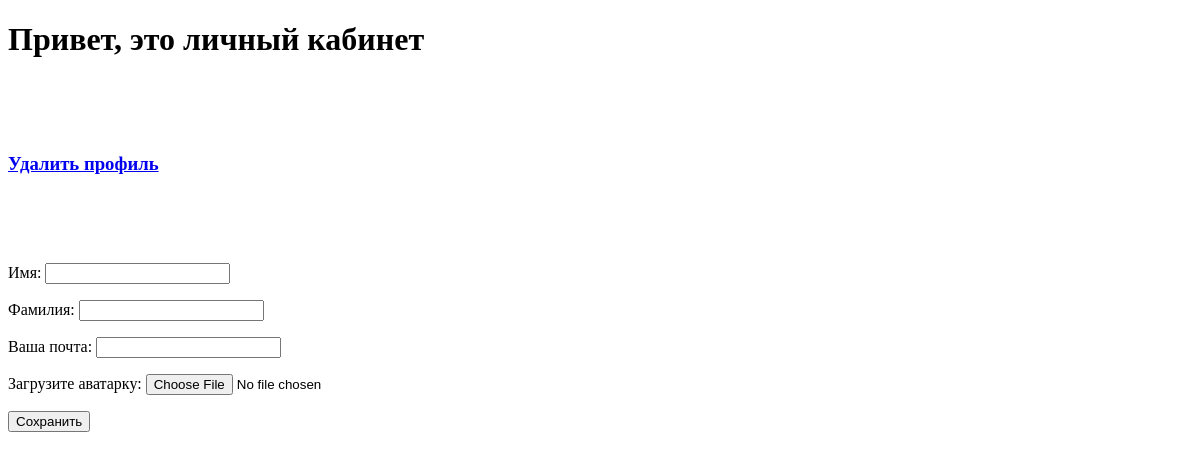
Before: /polls/accounts/1 with the older database file.
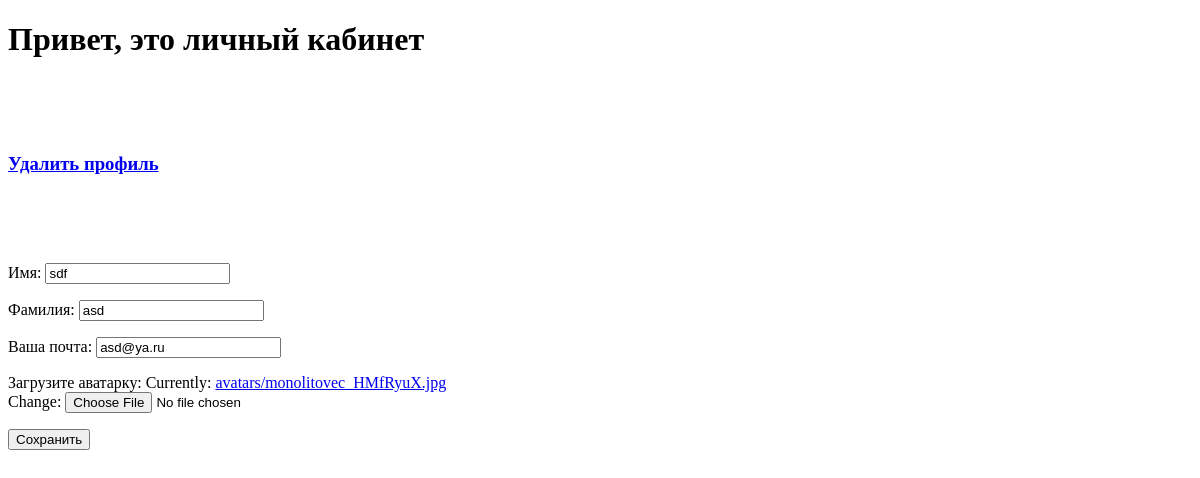
After: the same page with the newer database file.
### polls/models.py (models this page shows)
class User(AbstractUser):
    name = models.CharField(max_length=100, verbose_name="Имя", blank=True)
    surname = models.CharField(max_length=100, verbose_name="Фамилия", blank=True)
    username = models.CharField(max_length=100, verbose_name="Логин", unique=True)
    mail = models.EmailField(verbose_name="Ваша почта", unique=True)
    password = models.CharField(max_length=100, verbose_name="Пароль")
    password2 = models.CharField(max_length=100, verbose_name="Повторите пароль")
    avatar = models.ImageField(verbose_name="Загрузите аватарку", upload_to='avatars')

### polls/views.py (the view)
# urls.py: path('accounts/<int:pk>', views.Profile.as_view(), name='profile'),
class Profile(UpdateView):
    model = User
    fields = ['name', 'surname', 'mail', 'avatar']
    success_url = reverse_lazy('polls:index')
    template_name = 'polls/accounts/profile.html'

### polls/templates/polls/accounts/profile.html (shortened to what this page needs)
<!DOCTYPE html>
<html lang="en">
<head>
</head>
<body>
    <h1>Привет, это личный кабинет</h1>
    <br><br><br>
    <a href ="{% url 'polls:del_prof' request.user.pk %}"><h3>Удалить профиль</h3></a>
    <br><br><br>
    <form method="post">
        {{ form.as_p }}
        <button type="submit">Сохранить</button>
    </form>
</body>
</html>

Changed rows visible on the page:
now on this page (row edited): User: name "sdf", surname "asd", mail "asd@ya.ru"
changed User: name empty → "sdf" (drawn)
Other visible differences:
text no longer shown: "Имя: Фамилия: Ваша почта: Загрузите аватарку:"
text now shown: "Имя: Фамилия: Ваша почта: Загрузите аватарку: Currently: avatars/monolitovec_HMfRyuX.jpg Change:"
